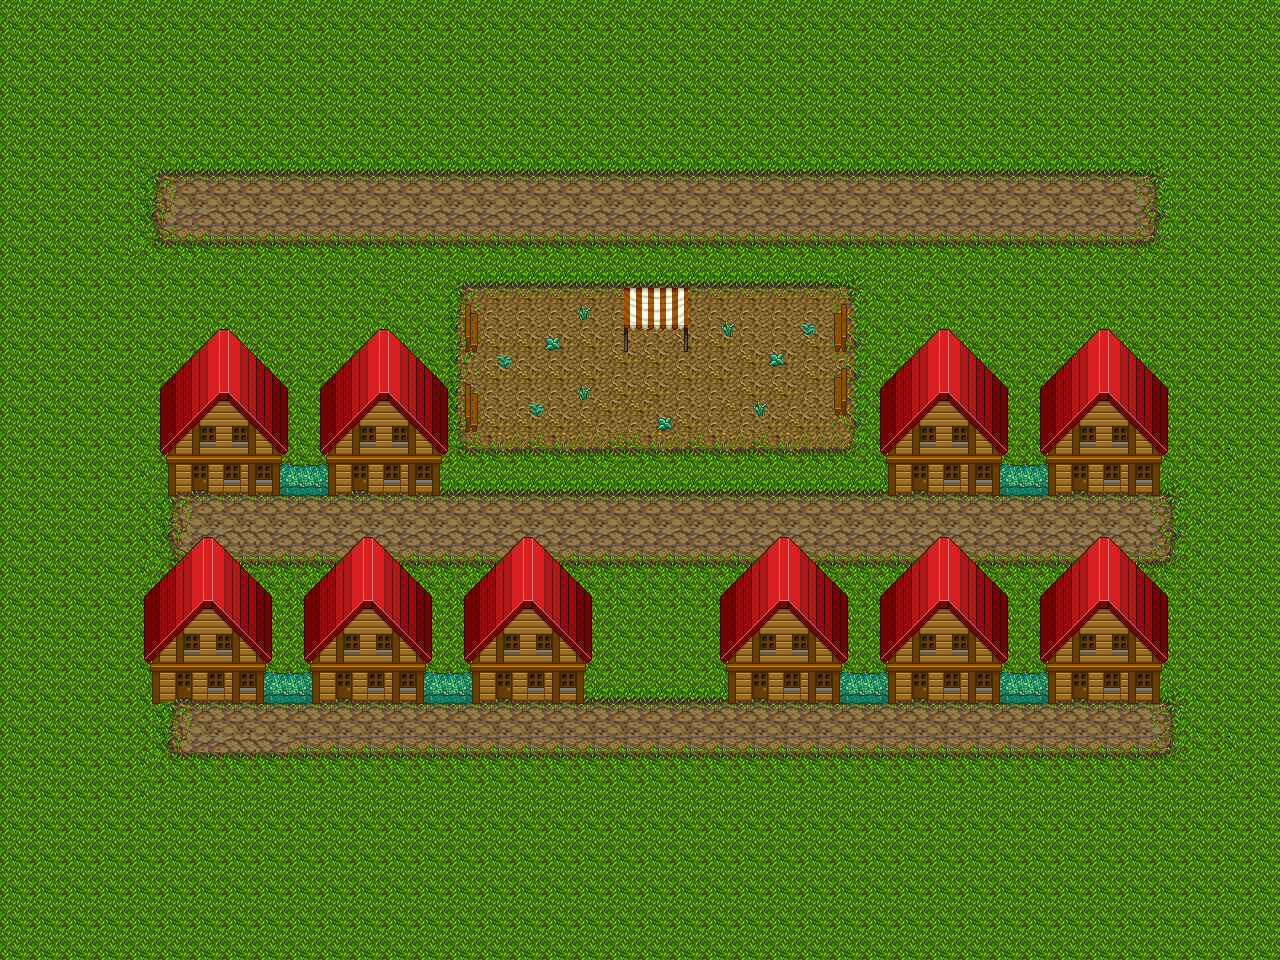

Below is a game level as drawn by its tile map, then a one-line description and the .tmx that defines it (tile-layer data replaced by summaries):
An orthogonal 80x60 tile map with 16x16 px tiles, 3 tile layers (Background_Layer, Ground_Layer, Decoration_Layer), 2 tilesets and 1321 objects (4x WORLD_MAP, PLAYER_START, TOWN_VENDOR, KING, VILLAGER1, ...).

<map version="1.0" orientation="orthogonal" renderorder="right-down" width="80" height="60" tilewidth="16" tileheight="16" nextobjectid="1709">
 <tileset firstgid="1" name="PathAndObjects" tilewidth="16" tileheight="16" tilecount="1024" columns="32">
  <image source="../sprites/objects/PathAndObjects.png" width="512" height="512" />
 </tileset>
 <tileset firstgid="1025" name="TownTiles1" tilewidth="16" tileheight="16" tilecount="4096" columns="64">
  <image source="../sprites/objects/TownTiles1.png" width="1024" height="1024" />
 </tileset>
 <layer name="Background_Layer" width="80" height="60">
  <data>[4800 cells, 4800 non-empty, 80 distinct tile ids]</data>
 </layer>
 <layer name="Ground_Layer" width="80" height="60">
  <data>[4800 cells, 1114 non-empty, 121 distinct tile ids]</data>
 </layer>
 <layer name="Decoration_Layer" width="80" height="60">
  <data>[4800 cells, 44 non-empty, 22 distinct tile ids]</data>
 </layer>
 <objectgroup name="MAP_COLLISION_LAYER" visible="0">
  <!-- 1321 objects omitted --></objectgroup>
 <objectgroup name="MAP_SPAWNS_LAYER">
  <!-- 13 objects omitted --></objectgroup>
 <objectgroup name="MAP_PORTAL_LAYER">
  <!-- 4 objects omitted --></objectgroup>
</map>
<!-- 1321 of 1321 objects omitted -->
